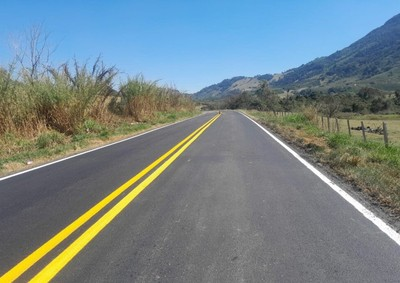
#> input picture atividade_04/images/Img5.jpg, 400 x 283 px, found by its file name
$ python script.py
#> lines starting #> are read from the running program, lines starting #| are printed output that depends on the picture; after the words box and inside, x2 and y2 are one past the last pixel; in counts of white or black regions, pixels touching at a corner belong together
import cv2
import numpy as np

#carregando imagem
img = cv2.imread('atividade_04\images\Img5.jpg')
#> img is the input picture: shape (283, 400, 3); mean B, G, R 136.5, 132.6, 117.4

#array
img_array = np.array(img)

#mostrando o array de 3 dimensões
print(img_array.shape)
#| (283, 400, 3)

for row in range(img_array.shape[0]):
    for col in range(img_array.shape[1]):
        pixel = img_array[row, col]

        # colorindo se for tom de amarelo
        blue, green, red = pixel
        if blue < green and blue < red and green > 140 and red > 140 and blue < 150:
            img_array[row, col] = [0, 0, 255]

        # colorindo se for tom de branco
        if blue > 210 and green > 210 and red > 210:
            img_array[row, col] = [0, 255, 0]
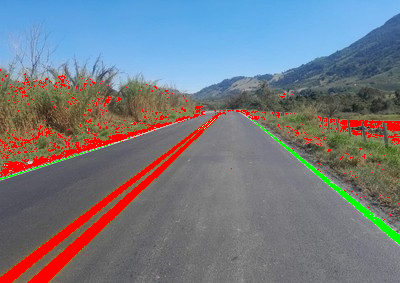
#> img_array: shape (283, 400, 3); 6.77% of pixels changed, all inside (x1, y1, x2, y2) = (0, 69, 400, 283)

#transformando o array em imagem
img = np.array(img_array, dtype=np.uint8)

# mostrando imagem de resultado
cv2.imshow('img', img)

# mostrando a matriz da imagem
print(np.shape(img))
#| (283, 400, 3)

# espera imagem ser fechada
cv2.waitKey(0)

$ run again, with atividade_04/images/Img1.jpg copied over atividade_04/images/Img5.jpg
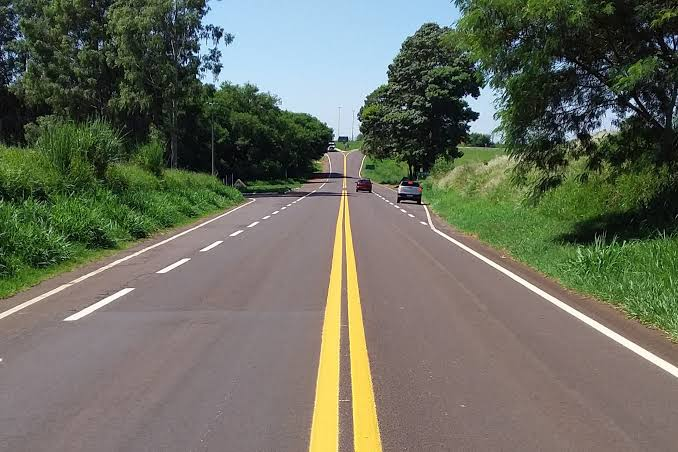
#> input picture atividade_04/images/Img1.jpg, 678 x 452 px, found by its file name
#> img is the input picture: shape (452, 678, 3); mean B, G, R 94.3, 108.9, 105.7
#| (452, 678, 3)
#> after the loop `for row in range(img_array.shape[0]):`:
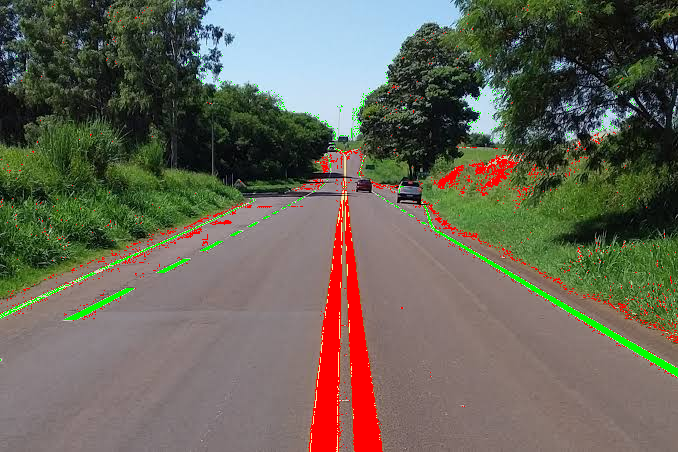
#> img_array: shape (452, 678, 3); 4.7% of pixels changed, all inside (x1, y1, x2, y2) = (0, 0, 678, 452)
#| (452, 678, 3)

$ run again, with atividade_04/images/Img2.jpg copied over atividade_04/images/Img5.jpg
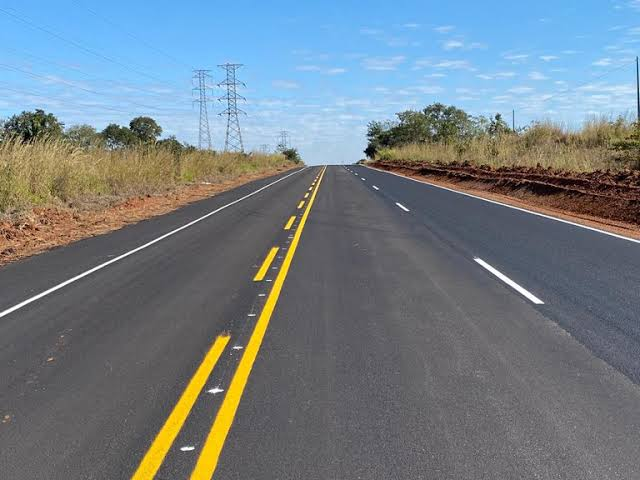
#> input picture atividade_04/images/Img2.jpg, 640 x 480 px, found by its file name
#> img is the input picture: shape (480, 640, 3); mean B, G, R 134.8, 127.2, 115.6
#| (480, 640, 3)
#> after the loop `for row in range(img_array.shape[0]):`:
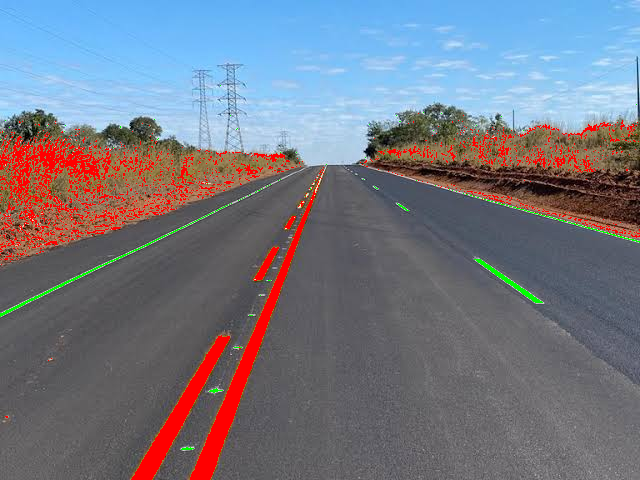
#> img_array: shape (480, 640, 3); 4.83% of pixels changed, all inside (x1, y1, x2, y2) = (0, 85, 640, 480)
#| (480, 640, 3)

$ run again, with atividade_04/images/Img3.jpg copied over atividade_04/images/Img5.jpg
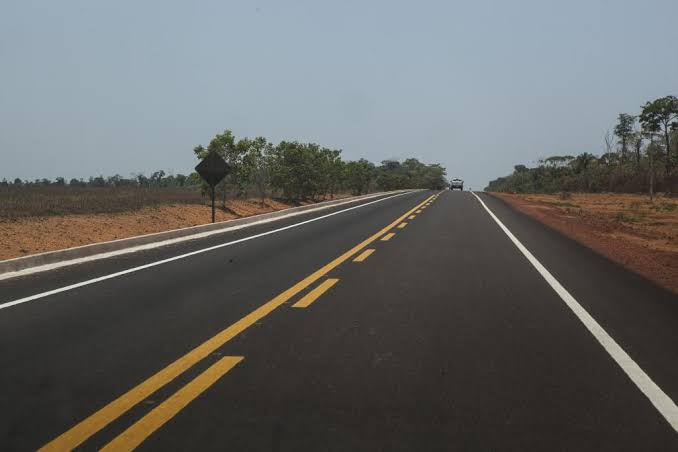
#> input picture atividade_04/images/Img3.jpg, 678 x 452 px, found by its file name
#> img is the input picture: shape (452, 678, 3); mean B, G, R 101.1, 102.3, 101.4
#| (452, 678, 3)
#> after the loop `for row in range(img_array.shape[0]):`:
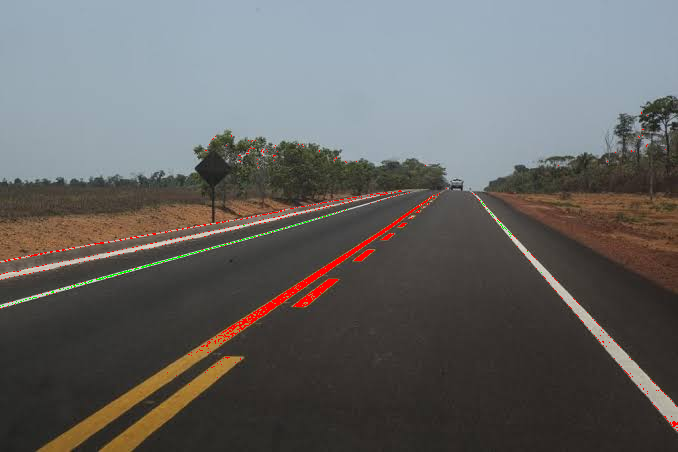
#> img_array: shape (452, 678, 3); 0.91% of pixels changed, all inside (x1, y1, x2, y2) = (0, 112, 678, 431)
#| (452, 678, 3)
